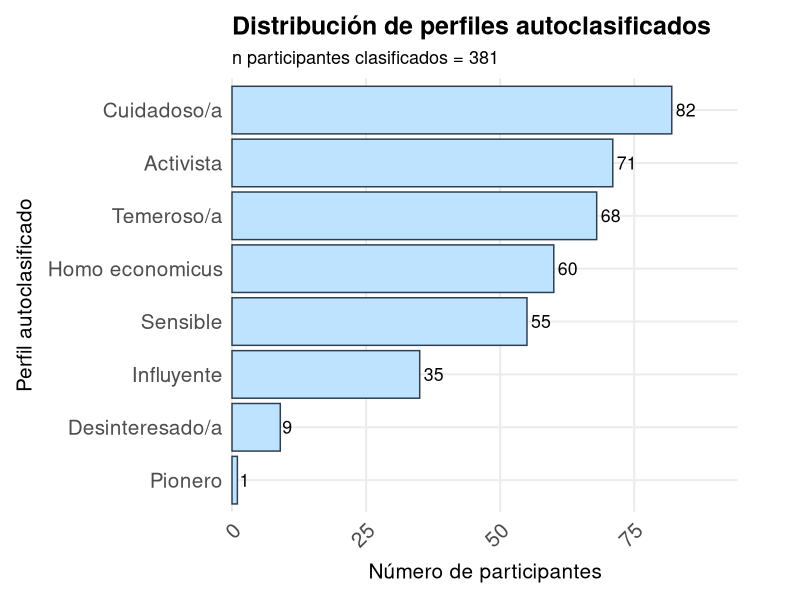
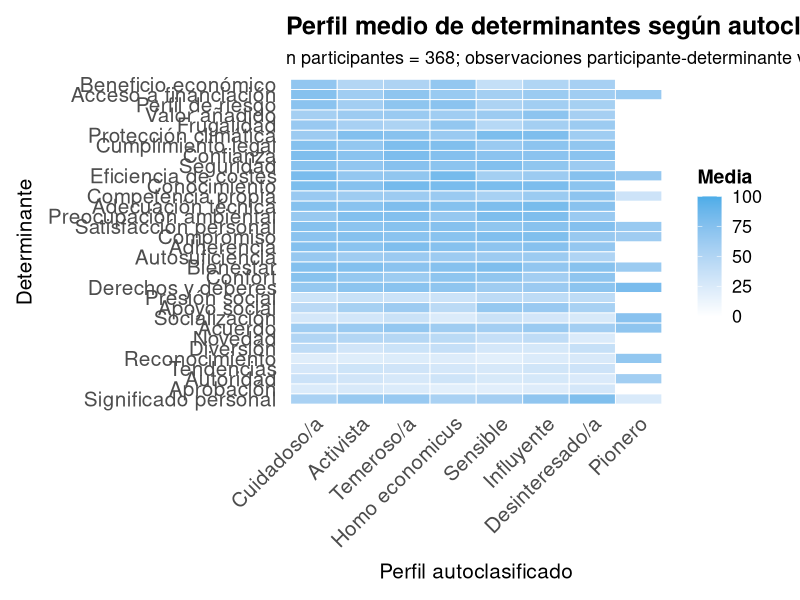
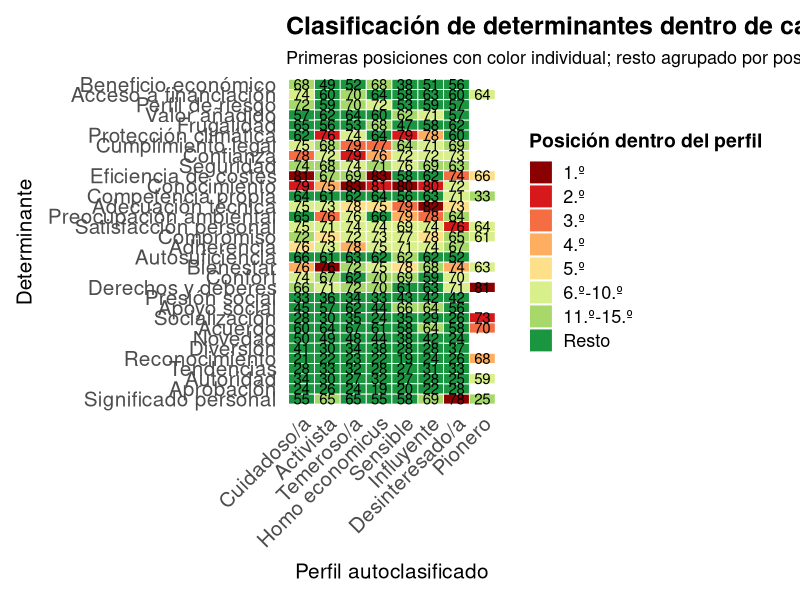
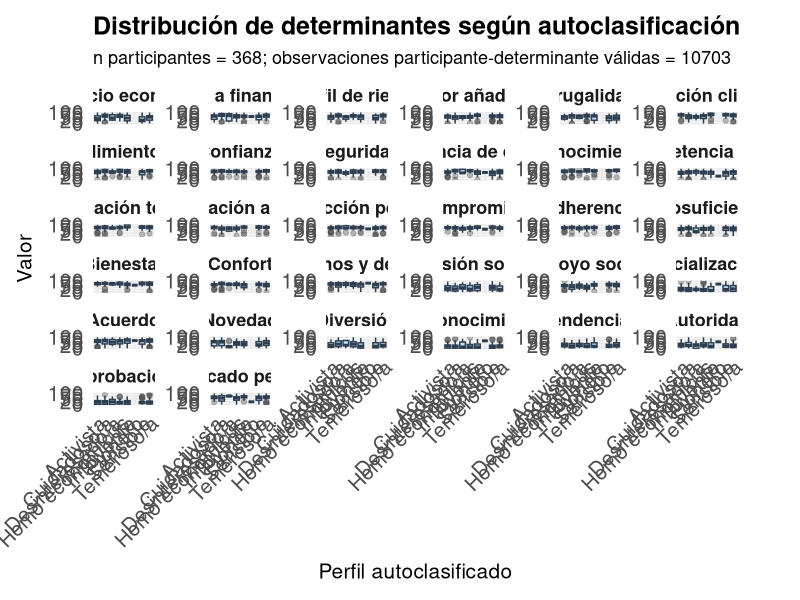
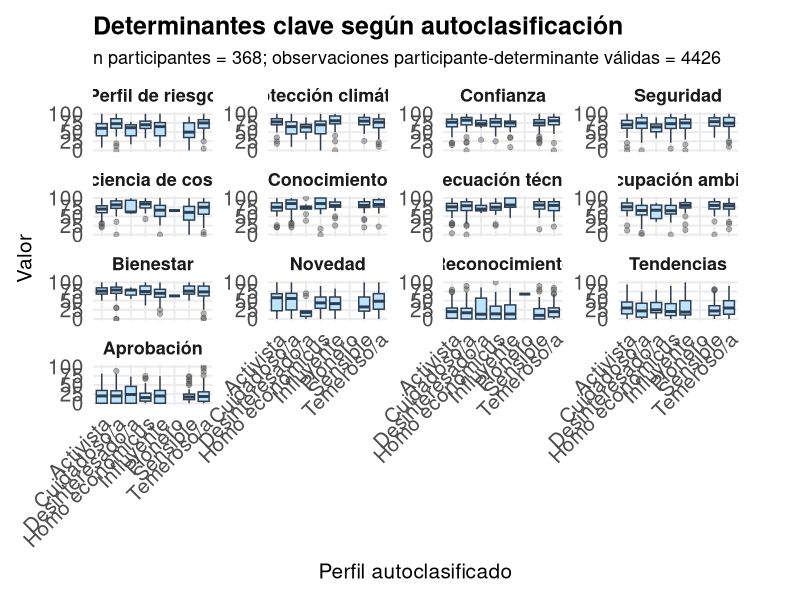
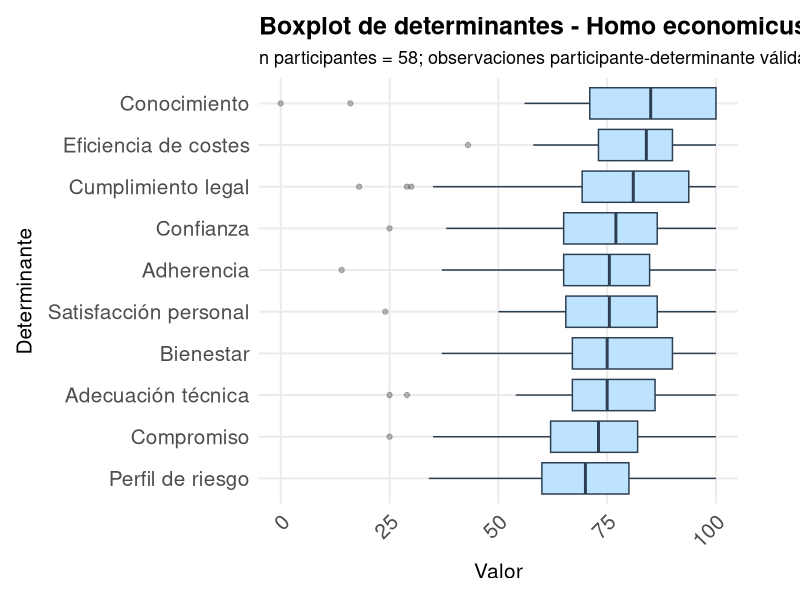
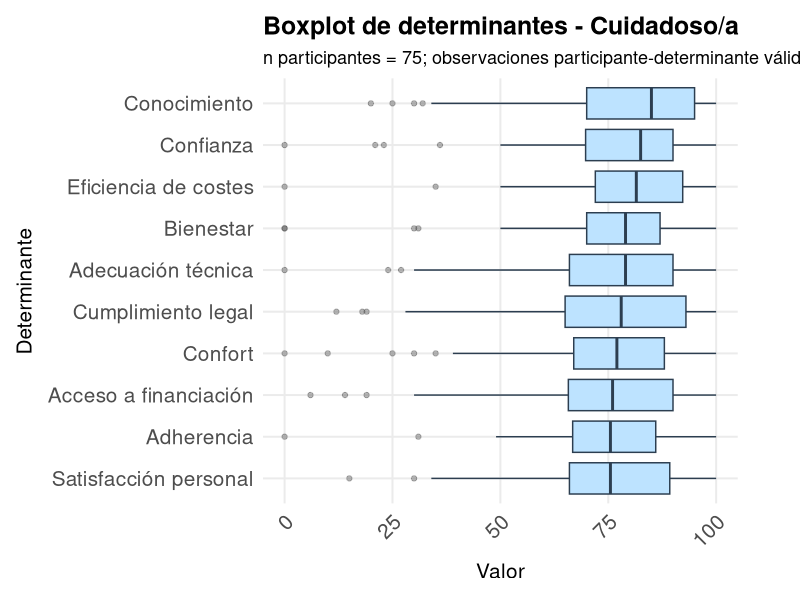
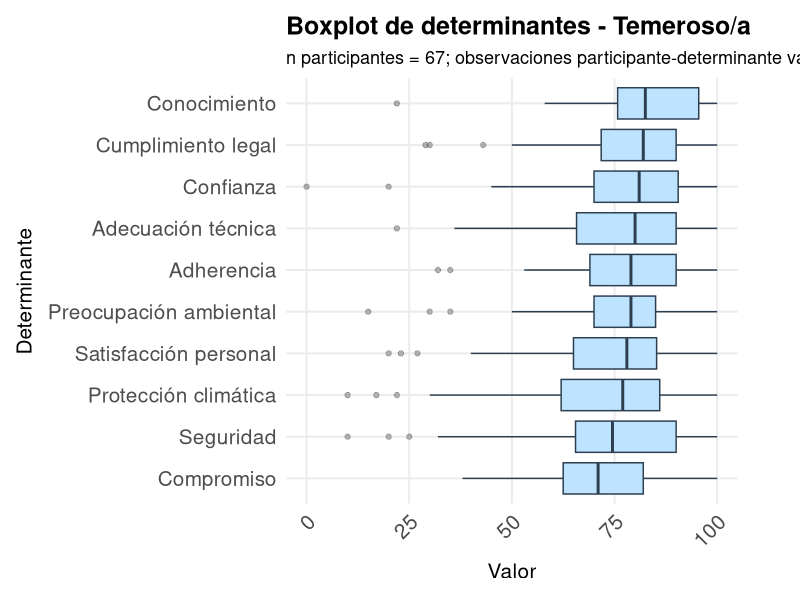

R code for these plots, in order: (Note: this script raises an error after producing the figures.)

# SCRIPT 09 - AUTOCLASIFICACIÓN 4.3 Y PERFIL DE DETERMINANTES

library(readr)
library(dplyr)
library(tidyr)
library(stringr)
library(ggplot2)
library(tibble)
library(purrr)
library(gridExtra)
library(grid)



# 1. CARGAR DATOS YA LIMPIOS
df <- read_csv(
  "initial_descriptive_analysis/output/clean_datasets/df_clean_general.csv",
  show_col_types = FALSE
)

glimpse(df)



# 2. ASEGURAR PARTICIPANT_ID
if (!"participant_id" %in% names(df)) {
  df <- df %>%
    mutate(
      participant_id = coalesce(
        if ("join_key" %in% names(.)) as.character(join_key) else NA_character_,
        if ("prolific_id" %in% names(.)) as.character(prolific_id) else NA_character_,
        if ("identification_code" %in% names(.)) as.character(identification_code) else NA_character_,
        as.character(row_number())
      )
    )
} else {
  df <- df %>%
    mutate(participant_id = as.character(participant_id))
}

cat("Filas usadas en Script 09:", nrow(df), "\n")

# 3. DICCIONARIO ROBUSTO DE DETERMINANTES EN CASTELLANO
determinant_dictionary <- tribble(
  ~determinant_id, ~determinant_label, ~determinant_prefix,
  "profits", "Beneficio económico", "profits",
  "credit_score_access_to_funding", "Acceso a financiación", "credit_score_access_to_funding",
  "risk_profile", "Perfil de riesgo", "risk_profile",
  "added_value", "Valor añadido", "added_value",
  "frugality", "Frugalidad", "frugality",
  "climate_protection", "Protección climática", "climate_protection",
  "legal", "Cumplimiento legal", "legal",
  "trust", "Confianza", "trust",
  "safety", "Seguridad", "safety",
  "cost_efficiency", "Eficiencia de costes", "cost_efficiency",
  "knowledge", "Conocimiento", "knowledge",
  "own_competence", "Competencia propia", "own_competence",
  "technical_fit", "Adecuación técnica", "technical_fit",
  "environmental_concerns", "Preocupación ambiental", "environmental_concerns",
  "self_satisfaction", "Satisfacción personal", "self_satisfaction",
  "commitment", "Compromiso", "commitment",
  "adherence", "Adherencia", "adherence",
  "autarky", "Autosuficiencia", "autonomy",
  "wellbeing", "Bienestar", "wellbeing",
  "coziness", "Confort", "coziness",
  "rights_and_duties", "Derechos y deberes", "rights_and_duties",
  "peer_pressure", "Presión social", "peer_pressure",
  "support", "Apoyo social", "support",
  "socialising", "Socialización", "socialising",
  "agreement", "Acuerdo", "agreement",
  "novelty", "Novedad", "novelty",
  "fun", "Diversión", "fun",
  "recognition", "Reconocimiento", "recognition",
  "trends", "Tendencias", "trends",
  "authority", "Autoridad", "authority",
  "approval", "Aprobación", "approval",
  "own_significance", "Significado personal", "own_significance"
) %>%
  mutate(
    determinant_col = map_chr(
      determinant_prefix,
      ~ {
        hits <- names(df)[str_detect(names(df), paste0("^", .x, "_"))]
        if (length(hits) == 0) NA_character_ else hits[1]
      }
    )
  )

missing_determinants <- determinant_dictionary %>%
  filter(is.na(determinant_col))

if (nrow(missing_determinants) > 0) {
  stop(
    paste0(
      "Faltan columnas de determinantes en el dataset: ",
      paste(missing_determinants$determinant_id, collapse = ", ")
    )
  )
}

determinant_cols <- determinant_dictionary$determinant_col
determinant_label_levels <- determinant_dictionary$determinant_label

cat("Número de determinantes detectados:", length(determinant_cols), "\n")
print(determinant_dictionary %>% select(determinant_id, determinant_label, determinant_col))



# 4. DETECTAR COLUMNA DE AUTOCLASIFICACIÓN 4.3
self_col_candidates <- c(
  "which_statement_best_describes_you_when_making_an_investment_decision_related_to_your_household_final",
  "which_statement_best_describes_you_when_making_an_investment_decision_related_to_your_household"
)

self_col <- intersect(self_col_candidates, names(df))[1]

if (is.na(self_col)) {
  stop("No se encuentra la columna de autoclasificación 4.3 en el dataset.")
}

cat("Columna usada para autoclasificación:", self_col, "\n")


# 5. CARPETAS DE SALIDA
base_output_dir <- "initial_descriptive_analysis/output/self_classification"

csv_dir <- file.path(base_output_dir, "csv")
plots_dir <- file.path(base_output_dir, "plots")
pdf_dir <- file.path(base_output_dir, "pdf")

dir.create(csv_dir, showWarnings = FALSE, recursive = TRUE)
dir.create(plots_dir, showWarnings = FALSE, recursive = TRUE)
dir.create(pdf_dir, showWarnings = FALSE, recursive = TRUE)

excluded_plot_profiles <- c("Faltante", "Sin clasificar", "Otro")

# 6. CONFIGURACIÓN VISUAL PARA GRÁFICOS DEL TFM
box_fill <- "#BDE3FF"
box_color <- "#2C3E50"
outlier_color <- "#4F4F4F"
bar_fill <- "#BDE3FF"
bar_color <- "#2C3E50"

plot_base_size <- 15
plot_title_size <- 18
plot_subtitle_size <- 13
plot_axis_title_size <- 15
plot_axis_text_size <- 15
plot_strip_text_size <- 13
plot_legend_title_size <- 14
plot_legend_text_size <- 13

plot_label_size <- 4.5
plot_heatmap_label_size <- 3.8

theme_self <- theme_minimal(base_size = plot_base_size) +
  theme(
    plot.title = element_text(face = "bold", size = plot_title_size),
    plot.subtitle = element_text(size = plot_subtitle_size),
    axis.title.x = element_text(size = plot_axis_title_size, margin = margin(t = 8)),
    axis.title.y = element_text(size = plot_axis_title_size, margin = margin(r = 8)),
    axis.text.x = element_text(angle = 45, hjust = 1, size = plot_axis_text_size),
    axis.text.y = element_text(size = plot_axis_text_size),
    strip.text = element_text(face = "bold", size = plot_strip_text_size),
    legend.title = element_text(face = "bold", size = plot_legend_title_size),
    legend.text = element_text(size = plot_legend_text_size),
    legend.position = "bottom",
    panel.grid.minor = element_blank(),
    plot.margin = margin(12, 45, 12, 12)
  )

theme_self_heatmap <- theme_minimal(base_size = plot_base_size) +
  theme(
    plot.title = element_text(face = "bold", size = plot_title_size),
    plot.subtitle = element_text(size = plot_subtitle_size),
    axis.title.x = element_text(size = plot_axis_title_size, margin = margin(t = 8)),
    axis.title.y = element_text(size = plot_axis_title_size, margin = margin(r = 8)),
    axis.text.x = element_text(angle = 45, hjust = 1, size = plot_axis_text_size),
    axis.text.y = element_text(size = plot_axis_text_size),
    legend.title = element_text(face = "bold", size = plot_legend_title_size),
    legend.text = element_text(size = plot_legend_text_size),
    legend.position = "right",
    panel.grid = element_blank(),
    plot.margin = margin(12, 20, 12, 12)
  )


# 7. FUNCIONES AUXILIARES
make_subtitle_self <- function(data) {
  paste0(
    "n participantes = ", n_distinct(data$participant_id),
    "; observaciones participante-determinante válidas = ", nrow(data)
  )
}

save_plot <- function(plot, filename, width = 12, height = 7) {
  ggsave(
    filename = file.path(plots_dir, paste0(filename, ".png")),
    plot = plot,
    width = width,
    height = height,
    dpi = 300
  )
  
  ggsave(
    filename = file.path(pdf_dir, paste0(filename, ".pdf")),
    plot = plot,
    width = width,
    height = height
  )
}

clean_determinant_score <- function(x) {
  x <- suppressWarnings(as.numeric(x))
  
  case_when(
    is.na(x) ~ NA_real_,
    x >= 0 & x <= 100 ~ x,
    TRUE ~ NA_real_
  )
}

clean_filename <- function(x) {
  x %>%
    str_to_lower() %>%
    str_replace_all("[áàäâ]", "a") %>%
    str_replace_all("[éèëê]", "e") %>%
    str_replace_all("[íìïî]", "i") %>%
    str_replace_all("[óòöô]", "o") %>%
    str_replace_all("[úùüû]", "u") %>%
    str_replace_all("ñ", "n") %>%
    str_replace_all("[^a-z0-9]+", "_") %>%
    str_replace_all("^_|_$", "")
}

# 8. RECODIFICAR AUTOCLASIFICACIÓN 4.3 EN CASTELLANO
df_self <- df %>%
  mutate(
    self_response_raw = as.character(.data[[self_col]]),
    self_response_raw = str_squish(str_trim(self_response_raw)),
    self_response_raw = na_if(self_response_raw, ""),
    
    self_profile = case_when(
      is.na(self_response_raw) ~ "Faltante",
      str_detect(self_response_raw, regex("environmental impact", ignore_case = TRUE)) ~ "Activista",
      str_detect(self_response_raw, regex("safety", ignore_case = TRUE)) ~ "Temeroso/a",
      str_detect(self_response_raw, regex("social status", ignore_case = TRUE)) ~ "Influyente",
      str_detect(self_response_raw, regex("comfort", ignore_case = TRUE)) ~ "Cuidadoso/a",
      str_detect(self_response_raw, regex("not very interested", ignore_case = TRUE)) ~ "Desinteresado/a",
      str_detect(self_response_raw, regex("early adopter", ignore_case = TRUE)) ~ "Pionero",
      str_detect(self_response_raw, regex("ethical", ignore_case = TRUE)) ~ "Sensible",
      str_detect(self_response_raw, regex("cost-effective", ignore_case = TRUE)) ~ "Homo economicus",
      str_detect(self_response_raw, regex("[NΝ]one of the above", ignore_case = TRUE)) ~ "Sin clasificar",
      TRUE ~ "Otro"
    )
  )


# 9. TABLA LARGA DE DETERMINANTES + AUTOCLASIFICACIÓN
determinants_self_long <- df_self %>%
  select(
    participant_id,
    self_response_raw,
    self_profile,
    all_of(determinant_cols)
  ) %>%
  mutate(
    across(all_of(determinant_cols), as.character)
  ) %>%
  pivot_longer(
    cols = all_of(determinant_cols),
    names_to = "determinant_col",
    values_to = "response_raw"
  ) %>%
  mutate(
    response_numeric = clean_determinant_score(response_raw)
  ) %>%
  left_join(
    determinant_dictionary %>%
      select(determinant_col, determinant_id, determinant_label),
    by = "determinant_col"
  ) %>%
  filter(!is.na(response_numeric)) %>%
  mutate(
    determinant_label = factor(
      determinant_label,
      levels = determinant_label_levels
    )
  )

write_csv(
  determinants_self_long,
  file.path(csv_dir, "determinants_by_self_classification_long.csv")
)

determinants_self_long_plot <- determinants_self_long %>%
  filter(!self_profile %in% excluded_plot_profiles)



# 10. DISTRIBUCIÓN DE AUTOCLASIFICACIÓN
self_profile_counts <- df_self %>%
  count(self_profile, name = "n_participants") %>%
  arrange(desc(n_participants))

write_csv(
  self_profile_counts,
  file.path(csv_dir, "self_classification_counts.csv")
)

self_profile_counts_plot <- self_profile_counts %>%
  filter(!self_profile %in% excluded_plot_profiles)

plot_self_counts <- self_profile_counts_plot %>%
  mutate(
    self_profile = reorder(self_profile, n_participants)
  ) %>%
  ggplot(aes(x = self_profile, y = n_participants)) +
  geom_col(fill = bar_fill, color = bar_color) +
  geom_text(
    aes(label = n_participants),
    hjust = -0.2,
    size = plot_label_size
  ) +
  coord_flip(clip = "off") +
  scale_y_continuous(
    expand = expansion(mult = c(0, 0.15))
  ) +
  labs(
    title = "Distribución de perfiles autoclasificados",
    subtitle = paste0(
      "n participantes clasificados = ",
      sum(self_profile_counts_plot$n_participants)
    ),
    x = "Perfil autoclasificado",
    y = "Número de participantes"
  ) +
  theme_self

print(plot_self_counts)

save_plot(
  plot_self_counts,
  "self_classification_counts",
  width = 10,
  height = 7
)


# 11. MEDIA DE DETERMINANTES POR PERFIL
summary_self_determinants <- determinants_self_long %>%
  group_by(self_profile, determinant_id, determinant_label) %>%
  summarise(
    n = n(),
    mean = mean(response_numeric, na.rm = TRUE),
    median = median(response_numeric, na.rm = TRUE),
    sd = sd(response_numeric, na.rm = TRUE),
    .groups = "drop"
  )

write_csv(
  summary_self_determinants,
  file.path(csv_dir, "summary_self_profile_determinants.csv")
)

summary_self_determinants_plot <- summary_self_determinants %>%
  filter(!self_profile %in% excluded_plot_profiles)

# 12. HEATMAP PERFIL X DETERMINANTES
plot_heatmap_self <- summary_self_determinants_plot %>%
  mutate(
    self_profile = factor(
      self_profile,
      levels = self_profile_counts_plot$self_profile
    ),
    determinant_label = factor(
      determinant_label,
      levels = rev(determinant_label_levels)
    )
  ) %>%
  ggplot(aes(x = self_profile, y = determinant_label, fill = mean)) +
  geom_tile(color = "white", linewidth = 0.3) +
  scale_fill_gradient(
    low = "white",
    high = "#4DADE8",
    limits = c(0, 100)
  ) +
  labs(
    title = "Perfil medio de determinantes según autoclasificación",
    subtitle = make_subtitle_self(determinants_self_long_plot),
    x = "Perfil autoclasificado",
    y = "Determinante",
    fill = "Media"
  ) +
  theme_self_heatmap

print(plot_heatmap_self)

save_plot(
  plot_heatmap_self,
  "heatmap_self_classification_determinants",
  width = 14,
  height = 12
)

# 13. HEATMAP DE RANKING DENTRO DE CADA PERFIL
rank_colors <- c(
  "1.º" = "#8B0000",
  "2.º" = "#D7191C",
  "3.º" = "#F46D43",
  "4.º" = "#FDAE61",
  "5.º" = "#FEE08B",
  "6.º-10.º" = "#D9EF8B",
  "11.º-15.º" = "#A6D96A",
  "Resto" = "#1A9641"
)

rank_levels <- c(
  "1.º",
  "2.º",
  "3.º",
  "4.º",
  "5.º",
  "6.º-10.º",
  "11.º-15.º",
  "Resto"
)

plot_heatmap_self_ranked <- summary_self_determinants_plot %>%
  group_by(self_profile) %>%
  arrange(desc(mean), desc(n), determinant_id, .by_group = TRUE) %>%
  mutate(
    rank_in_profile = row_number(),
    rank_group = case_when(
      rank_in_profile == 1 ~ "1.º",
      rank_in_profile == 2 ~ "2.º",
      rank_in_profile == 3 ~ "3.º",
      rank_in_profile == 4 ~ "4.º",
      rank_in_profile == 5 ~ "5.º",
      rank_in_profile <= 10 ~ "6.º-10.º",
      rank_in_profile <= 15 ~ "11.º-15.º",
      TRUE ~ "Resto"
    )
  ) %>%
  ungroup() %>%
  mutate(
    self_profile = factor(
      self_profile,
      levels = self_profile_counts_plot$self_profile
    ),
    determinant_label = factor(
      determinant_label,
      levels = rev(determinant_label_levels)
    ),
    rank_group = factor(rank_group, levels = rank_levels)
  ) %>%
  ggplot(aes(x = self_profile, y = determinant_label, fill = rank_group)) +
  geom_tile(color = "white", linewidth = 0.3) +
  geom_text(
    aes(label = round(mean, 0)),
    size = plot_heatmap_label_size
  ) +
  scale_fill_manual(
    values = rank_colors,
    drop = FALSE,
    name = "Posición dentro del perfil"
  ) +
  labs(
    title = "Clasificación de determinantes dentro de cada perfil",
    subtitle = paste0(
      "Primeras posiciones con color individual; resto agrupado por posición. ",
      make_subtitle_self(determinants_self_long_plot)
    ),
    x = "Perfil autoclasificado",
    y = "Determinante"
  ) +
  theme_self_heatmap

print(plot_heatmap_self_ranked)

save_plot(
  plot_heatmap_self_ranked,
  "heatmap_self_classification_determinants_ranked",
  width = 14,
  height = 12
)

# 14. BOXPLOTS DE TODOS LOS DETERMINANTES POR AUTOCLASIFICACIÓN
plot_boxplots_self_all <- determinants_self_long_plot %>%
  mutate(
    determinant_label = factor(
      determinant_label,
      levels = determinant_label_levels
    )
  ) %>%
  ggplot(aes(x = self_profile, y = response_numeric)) +
  geom_boxplot(
    fill = box_fill,
    color = box_color,
    outlier.color = outlier_color,
    outlier.alpha = 0.35
  ) +
  facet_wrap(~ determinant_label, scales = "free_y") +
  labs(
    title = "Distribución de determinantes según autoclasificación",
    subtitle = make_subtitle_self(determinants_self_long_plot),
    x = "Perfil autoclasificado",
    y = "Valor"
  ) +
  theme_self

print(plot_boxplots_self_all)

save_plot(
  plot_boxplots_self_all,
  "boxplots_all_determinants_by_self_classification",
  width = 22,
  height = 16
)

# 15. BOXPLOTS DE DETERMINANTES CLAVE
key_determinants <- c(
  "novelty",
  "trends",
  "risk_profile",
  "cost_efficiency",
  "knowledge",
  "technical_fit",
  "trust",
  "climate_protection",
  "environmental_concerns",
  "safety",
  "wellbeing",
  "recognition",
  "approval"
)

plot_key_determinants <- determinants_self_long_plot %>%
  filter(determinant_id %in% key_determinants) %>%
  mutate(
    determinant_label = factor(
      determinant_label,
      levels = determinant_label_levels
    )
  ) %>%
  ggplot(aes(x = self_profile, y = response_numeric)) +
  geom_boxplot(
    fill = box_fill,
    color = box_color,
    outlier.color = outlier_color,
    outlier.alpha = 0.4
  ) +
  facet_wrap(~ determinant_label, scales = "free_y") +
  labs(
    title = "Determinantes clave según autoclasificación",
    subtitle = make_subtitle_self(
      determinants_self_long_plot %>%
        filter(determinant_id %in% key_determinants)
    ),
    x = "Perfil autoclasificado",
    y = "Valor"
  ) +
  theme_self

print(plot_key_determinants)

save_plot(
  plot_key_determinants,
  "boxplots_key_determinants_by_self_classification",
  width = 18,
  height = 12
)

# 16. BOXPLOTS INDIVIDUALES POR PERFIL AUTOCLASIFICADO
profiles_boxplots <- determinants_self_long_plot %>%
  pull(self_profile) %>%
  unique()

profile_boxplot_list <- list()

for (prof in profiles_boxplots) {
  
  top_dets_prof <- summary_self_determinants_plot %>%
    filter(self_profile == prof) %>%
    slice_max(order_by = mean, n = 10, with_ties = FALSE) %>%
    pull(determinant_id)
  
  profile_data_box <- determinants_self_long_plot %>%
    filter(
      self_profile == prof,
      determinant_id %in% top_dets_prof
    )
  
  filename_clean <- clean_filename(prof)
  
  plot_profile_box <- profile_data_box %>%
    mutate(
      determinant_label = reorder(
        determinant_label,
        response_numeric,
        median,
        na.rm = TRUE
      )
    ) %>%
    ggplot(aes(x = determinant_label, y = response_numeric)) +
    geom_boxplot(
      fill = box_fill,
      color = box_color,
      outlier.color = outlier_color,
      outlier.alpha = 0.4
    ) +
    coord_flip() +
    labs(
      title = paste("Boxplot de determinantes -", prof),
      subtitle = make_subtitle_self(profile_data_box),
      x = "Determinante",
      y = "Valor"
    ) +
    theme_self +
    theme(
      axis.text.x = element_text(size = plot_axis_text_size),
      axis.text.y = element_text(size = plot_axis_text_size)
    )
  
  print(plot_profile_box)
  
  save_plot(
    plot_profile_box,
    paste0(filename_clean, "_determinants_boxplot"),
    width = 12,
    height = 10
  )
  
  profile_boxplot_list[[prof]] <- plot_profile_box
}

# 17. PERFILES MEDIOS DE DETERMINANTES POR AUTOCLASIFICACIÓN
profiles <- summary_self_determinants_plot %>%
  pull(self_profile) %>%
  unique()

profile_plots <- list()

for (prof in profiles) {
  
  profile_data <- summary_self_determinants_plot %>%
    filter(self_profile == prof) %>%
    arrange(desc(mean))
  
  filename_clean <- clean_filename(prof)
  
  write_csv(
    profile_data,
    file.path(csv_dir, paste0(filename_clean, "_determinant_profile.csv"))
  )
  
  plot_profile <- profile_data %>%
    mutate(
      determinant_label = reorder(determinant_label, mean)
    ) %>%
    ggplot(aes(x = determinant_label, y = mean)) +
    geom_col(fill = bar_fill, color = bar_color) +
    coord_flip() +
    labs(
      title = paste("Perfil medio de determinantes -", prof),
      subtitle = paste0(
        "n observaciones válidas = ", sum(profile_data$n),
        "; n determinantes = ", nrow(profile_data)
      ),
      x = "Determinante",
      y = "Media"
    ) +
    theme_self +
    theme(
      axis.text.x = element_text(size = plot_axis_text_size),
      axis.text.y = element_text(size = plot_axis_text_size)
    )
  
  print(plot_profile)
  
  save_plot(
    plot_profile,
    paste0(filename_clean, "_determinant_profile"),
    width = 12,
    height = 10
  )
  
  profile_plots[[prof]] <- plot_profile
}

# 18. PDF MULTIPÁGINA CON PERFILES MEDIOS
pdf(
  file = file.path(pdf_dir, "all_self_profiles_determinants.pdf"),
  width = 12,
  height = 10
)

for (p in profile_plots) {
  print(p)
}

dev.off()

# 19. PDF MULTIPÁGINA CON BOXPLOTS POR PERFIL
pdf(
  file = file.path(pdf_dir, "all_self_profiles_boxplots.pdf"),
  width = 12,
  height = 10
)

for (p in profile_boxplot_list) {
  print(p)
}

dev.off()


# 20. COMPARACIONES 2x2
if (length(profile_plots) > 0) {
  comparison_profiles <- marrangeGrob(
    grobs = profile_plots,
    nrow = 2,
    ncol = 2,
    top = textGrob(
      "Perfiles medios de determinantes",
      gp = gpar(fontsize = plot_title_size, fontface = "bold")
    )
  )
  
  ggsave(
    filename = file.path(plots_dir, "all_self_profiles_comparison.pdf"),
    plot = comparison_profiles,
    width = 18,
    height = 13
  )
}

if (length(profile_boxplot_list) > 0) {
  comparison_profile_boxplots <- marrangeGrob(
    grobs = profile_boxplot_list,
    nrow = 2,
    ncol = 2,
    top = textGrob(
      "Boxplots de determinantes por perfil autoclasificado",
      gp = gpar(fontsize = plot_title_size, fontface = "bold")
    )
  )
  
  ggsave(
    filename = file.path(plots_dir, "all_self_profiles_boxplots_comparison.pdf"),
    plot = comparison_profile_boxplots,
    width = 18,
    height = 13
  )
}


# 21. PDF FINAL CON TODOS LOS GRÁFICOS DEL SCRIPT 09
pdf(
  file = file.path(pdf_dir, "self_classification_determinants_TODO.pdf"),
  width = 16,
  height = 10
)

print(plot_self_counts)
print(plot_heatmap_self)
print(plot_heatmap_self_ranked)
print(plot_boxplots_self_all)
print(plot_key_determinants)

for (p in profile_plots) {
  print(p)
}

for (p in profile_boxplot_list) {
  print(p)
}

dev.off()

cat("Análisis de autoclasificación generado en:", plots_dir, "\n")
cat("CSV completos guardados incluyendo Faltante, Sin clasificar y Otro.\n")
cat("Gráficos generados excluyendo Faltante, Sin clasificar y Otro.\n")
